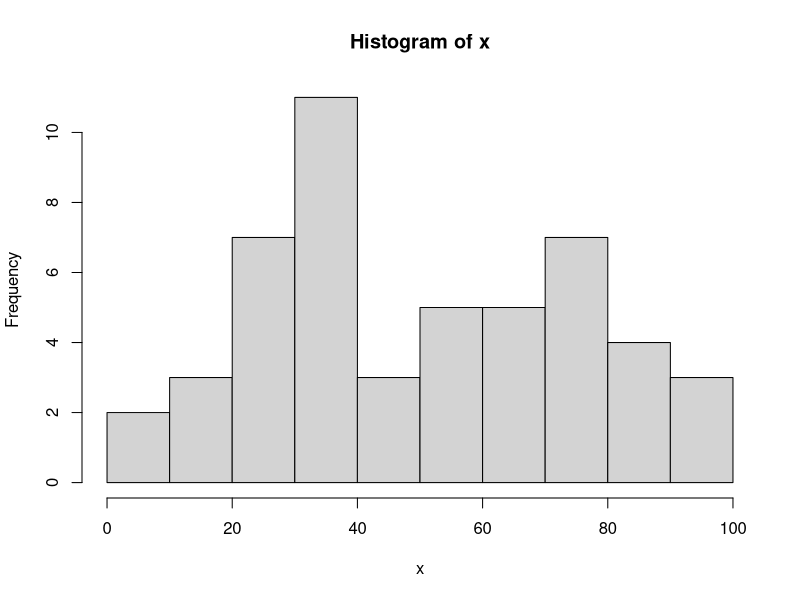

The R script that drew this image: (Note: this script raises an error after producing the figure.)
#Construir el histograma con los datos muestreados
x=scan(file="datosprob3.txt", sep="\n", dec=".",blank.lines.skip = TRUE); #Lectura del archivo
hist(x); #Creacion del Histograma

m=mean(x); #Sacamos media de los datos
de=sd(x); #Sacamos desviacion estandar de los datos
v=sd*sd; #sacamos varianza de los datos

